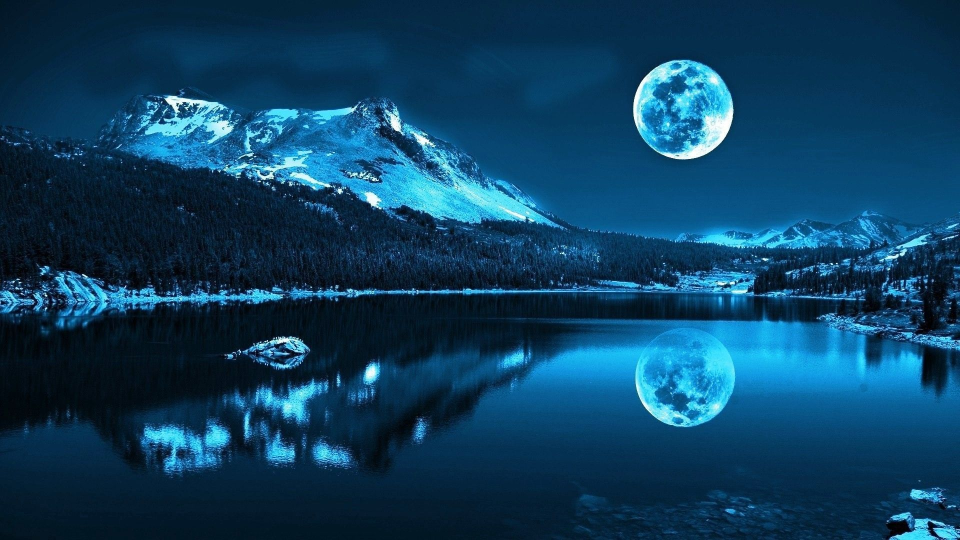
#> input picture sample_image.jpg, 1920 x 1080 px (shown at 1/2 size)
$ python 'Color Identification in Images-Videos.py'
#> lines starting #> are read from the running program, lines starting #| are printed output that depends on the picture
#!/usr/bin/env python
# coding: utf-8

# ### THE SPARK FOUNDATION INTERNSHIP
#
# #### Name: Hrithik Mahato
#
# #### Domain:Computer Vision & IOT

# I have used KMeans Clustering Algorithm for colors Detection in images

# #### Step-1: Importing Libraries

# In[7]:


import os
import cv2
import numpy as np
import matplotlib.pyplot as plt
from collections import Counter
from sklearn.cluster import KMeans
from skimage.color import rgb2lab, deltaE_cie76


# #### Step-2: Reading image

# In[8]:


image = cv2.imread('sample_image.jpg')
#> image is the input picture: shape (1080, 1920, 3); mean B, G, R 95.4, 63.3, 13.3
plt.imshow(image)
plt.show()


# #### Step-3: Checking Type and Shape of image Data

# In[9]:


print("The type of this input is {}".format(type(image)))
#| The type of this input is <class 'numpy.ndarray'>
print("Shape: {}".format(image.shape))
#| Shape: (1080, 1920, 3)


# #### NOTE

# We can see that the image has different colors as compared to the original image. This is because by default OpenCV reads the images in the color order "Blue-Green-RED" i.e. BGR. Thus, we need to convert it into "RED GREEN BLUE" i.e. RGB.

# #### Step-4: Converting BGR-To-RGB

# In[10]:


image = cv2.cvtColor(image, cv2.COLOR_BGR2RGB)
plt.imshow(image)
plt.show()


# #### Note:

# Now we need to convert RGB image to grayscale becuase in RGB image we have 3 channel so computer need more time and memory to understand what's inside image but with grayscale we only left with 2d array so it's easy for computer to understand

# #### Step-5: Converting Image to GrayScale

# In[11]:


gray_image = cv2.cvtColor(image, cv2.COLOR_BGR2GRAY)
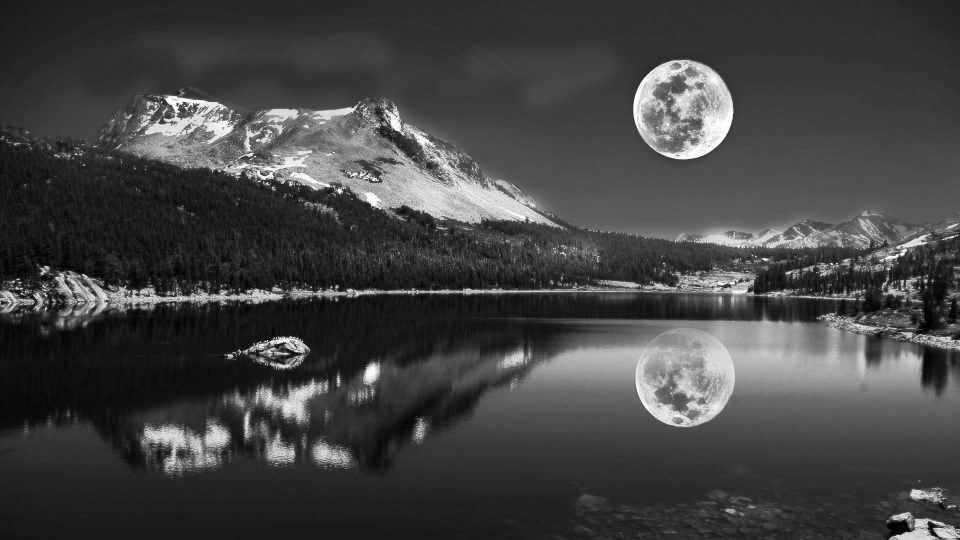
#> gray_image: shape (1080, 1920) (shown at 1/2 size); min 0, max 255, mean 67.2
plt.imshow(gray_image, cmap='gray')
plt.show()


# #### Note

# We need to resize the image to a certain size becuase we have images that are huge in size with different dimensions.

# #### Step-6: Resizing Images

# In[13]:


resized_image = cv2.resize(image, (1200, 600))
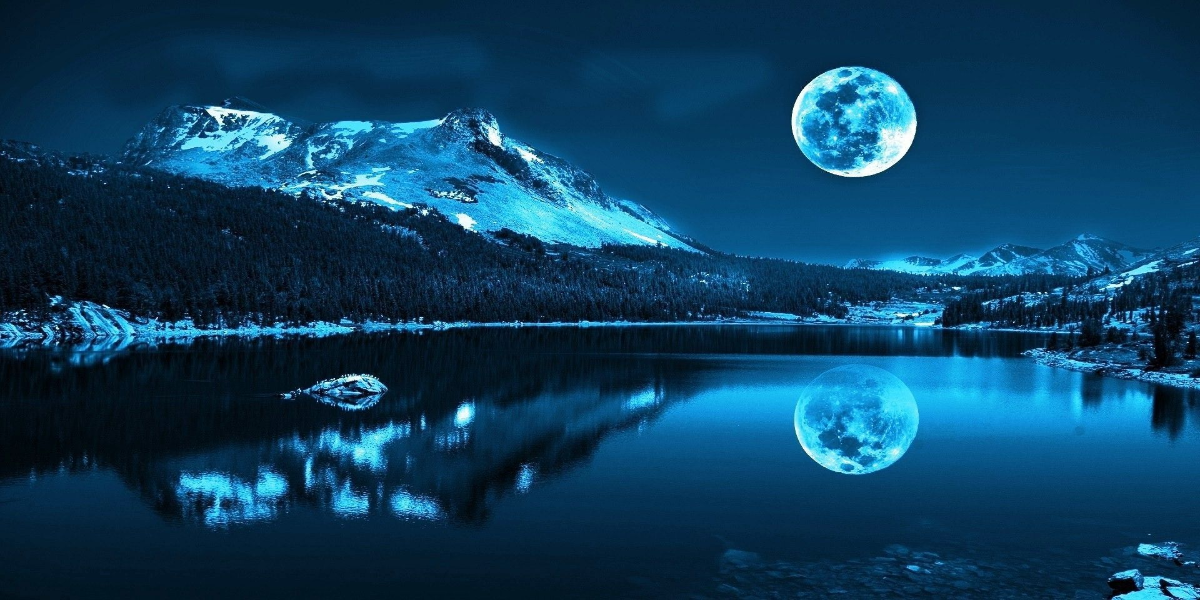
#> resized_image: shape (600, 1200, 3); mean R, G, B 13.2, 63.2, 95.3
plt.imshow(resized_image)
plt.show()


# #### Step-7:Let us start color Identification

# First, we will define a function that can give us the `hex` values of our the colors that we will identify.

# In[14]:


def RGB2HEX(color):
    return "#{:02x}{:02x}{:02x}".format(int(color[0]), int(color[1]), int(color[2]))


# #### Note

# KMeans expects flattened array as input during its fit method.
# Thus, we need to reshape the image using numpy.
# Then, we can apply KMeans to first fit and then predict on the image to get the results.
# Then, the cluster colors are identified an arranged in the correct order. We plot the colors as a pie chart.
# I have combined all the steps in two method.

# #### Step-8: Defining method for getting images & Conversion from BGR-TO-RGB

# In[18]:


def get_image(image_path):
    image = cv2.imread(image_path)
    image = cv2.cvtColor(image, cv2.COLOR_BGR2RGB)
    return image


# #### Step-9: Defining method along with K_Means Algorithm

# First we need to resize data into same size, then converting into array on which i fitted model

# In[19]:


def get_colors(image, number_of_colors, show_chart):

#> called with number_of_colors = 8, show_chart = True
    modified_image = cv2.resize(image, (600, 400), interpolation = cv2.INTER_AREA)
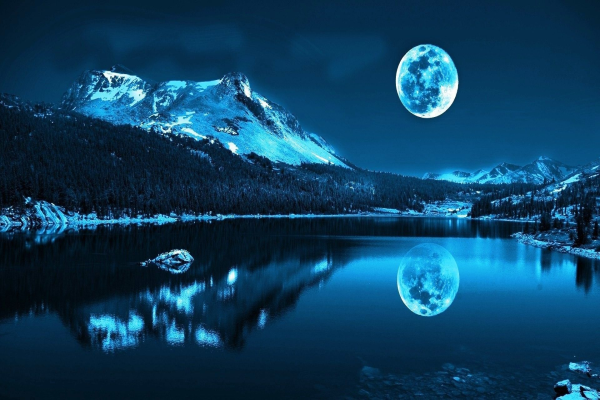
#> modified_image: shape (400, 600, 3); mean R, G, B 13.3, 63.3, 95.4
    modified_image = modified_image.reshape(modified_image.shape[0]*modified_image.shape[1], 3)

    clf = KMeans(n_clusters = number_of_colors)
    labels = clf.fit_predict(modified_image)

    counts = Counter(labels)
#> counts = {0: 55107, 4: 65854, 3: 49431, 2: 31172, 7: 14270, 1: 13949, 5: 8138, 6: 2079}
    counts = dict(sorted(counts.items()))
#> counts = {0: 55107, 1: 13949, 2: 31172, 3: 49431, 4: 65854, 5: 8138, 6: 2079, 7: 14270}

    center_colors = clf.cluster_centers_
    ordered_colors = [center_colors[i] for i in counts.keys()]
#> ordered_colors = [[4.12, 21.48, 35.93], [32.14, 161.8, 220.4], [10.98, 79.91, 127], [7.28, 56.96, 93.05], [5.81, 39.9, 67.04], [83.19, 206.3, 235], [186.8, 237.7, 243.3], [25.56, 116.2, 172.2]]

    hex_colors = [RGB2HEX(ordered_colors[i]) for i in counts.keys()]
#> hex_colors = ['#041523', '#20a1dc', '#0a4f7e', '#07385d', '#052743', '#53ceeb', '#baedf3', '#1974ac']
    rgb_colors = [ordered_colors[i] for i in counts.keys()]
#> rgb_colors has the same summary as ordered_colors

    if (show_chart):
        plt.figure(figsize = (8, 6))
        plt.pie(counts.values(), labels = hex_colors, colors = hex_colors)

    return rgb_colors


# #### Step-10: Calling Above Two Functions inside each other

# In[25]:


get_colors(get_image('sample_image.jpg'), 8, True)


# #### Step-11: Search images using Color

# From the model above, we can extract the major colors.
# This create the opportunity to search for images based on certain colors. We can select a color and if it's hex matches or is close to the hex of the major colors of the image, we say it's a match.
# We first get all the images and store them in the "images" variable.

# In[21]:


IMAGE_DIRECTORY = 'images'
#> IMAGE_DIRECTORY = 'images'

COLORS = {'GREEN': [0, 128, 0],'BLUE': [0, 0, 128],'YELLOW': [255, 255, 0]}

images = []

#> (the run stopped early here; a loop or call above may not have finished)

$ run again, with wp6858406-planet-desktop-wallpapers.jpg copied over sample_image.jpg
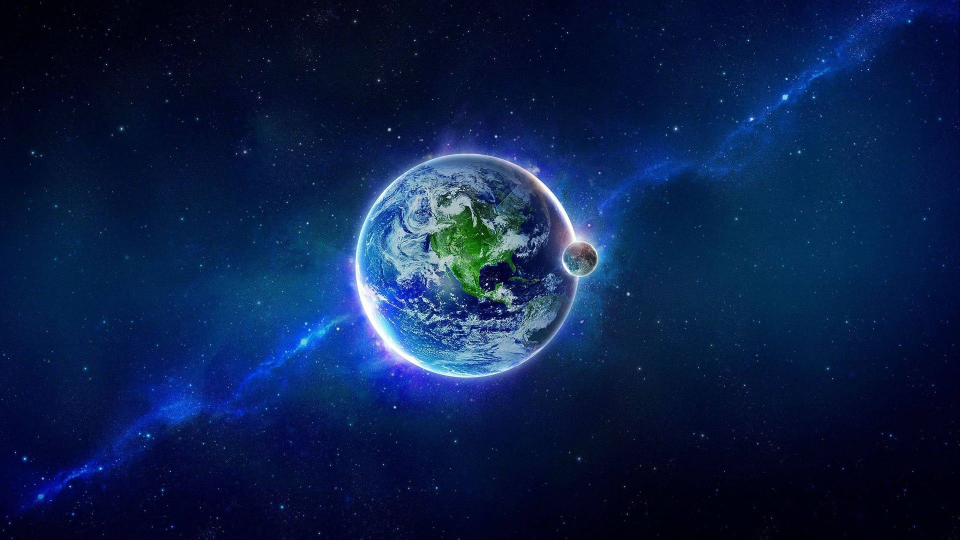
#> input picture wp6858406-planet-desktop-wallpapers.jpg, 1920 x 1080 px (shown at 1/2 size)
#> image is the input picture: shape (1080, 1920, 3); mean B, G, R 74.2, 32.3, 12.2
#| The type of this input is <class 'numpy.ndarray'>
#| Shape: (1080, 1920, 3)
#> `resized_image = cv2.resize(image, (1200, 600))`:
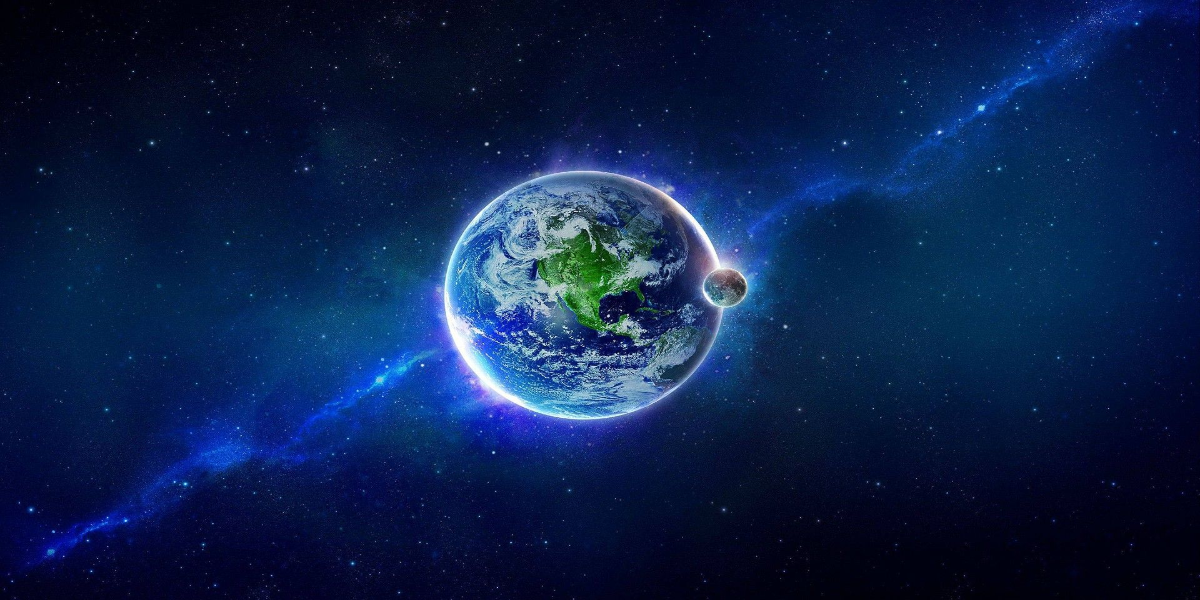
#> resized_image: shape (600, 1200, 3); mean R, G, B 12.1, 32.2, 74.1
#> in get_colors, `modified_image = cv2.resize(image, (600, 400), interpolation = cv2.INT..`:
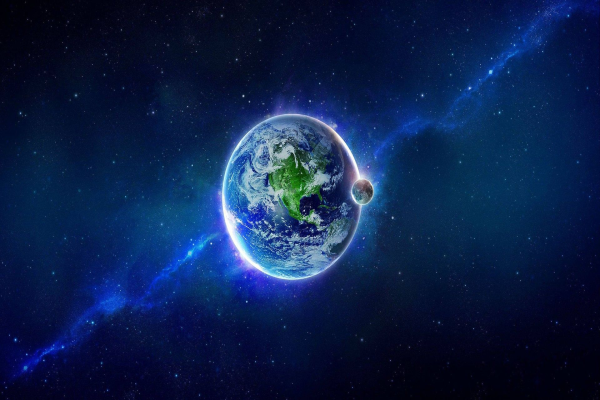
#> modified_image: shape (400, 600, 3); mean R, G, B 12.2, 32.3, 74.2
#> in get_colors, `counts = Counter(labels)`: counts = {7: 63662, 3: 69971, 1: 61764, 4: 21503, 0: 4842, 2: 8571, 5: 6657, 6: 3030}
#> in get_colors, `counts = dict(sorted(counts.items()))`: counts = {0: 4842, 1: 61764, 2: 8571, 3: 69971, 4: 21503, 5: 6657, 6: 3030, 7: 63662}
#> ordered_colors = [[64.28, 98.35, 112.5], [6.56, 36.53, 82.38], [29.1, 80.56, 182], [4.43, 17.91, 57.98], [12.24, 51.63, 125.6], [101.4, 143.7, 187.3], [176.4, 202.3, 222.3], [2.84, 6.32, 30.39]]
#> hex_colors = ['#406270', '#062452', '#1d50b6', '#041139', '#0c337d', '#658fbb', '#b0cade', '#02061e']
#> rgb_colors has the same summary as ordered_colors
#> IMAGE_DIRECTORY = 'images'
